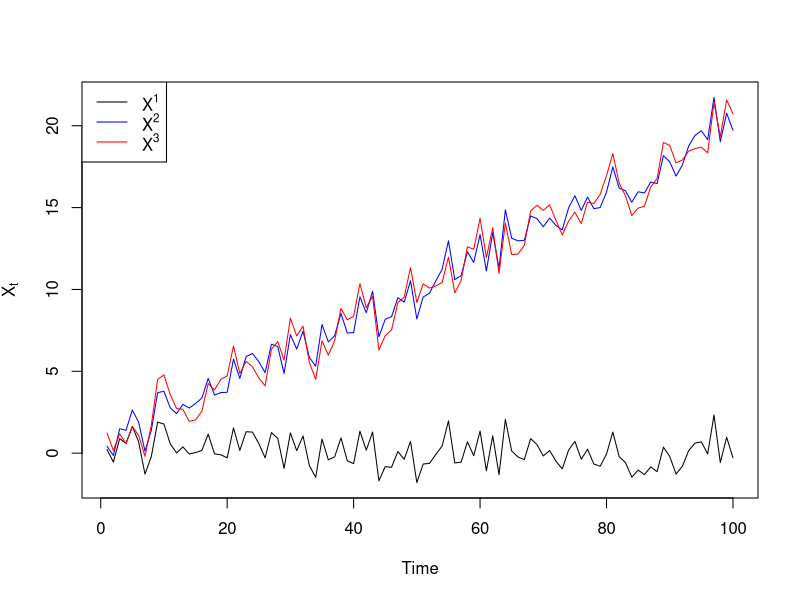
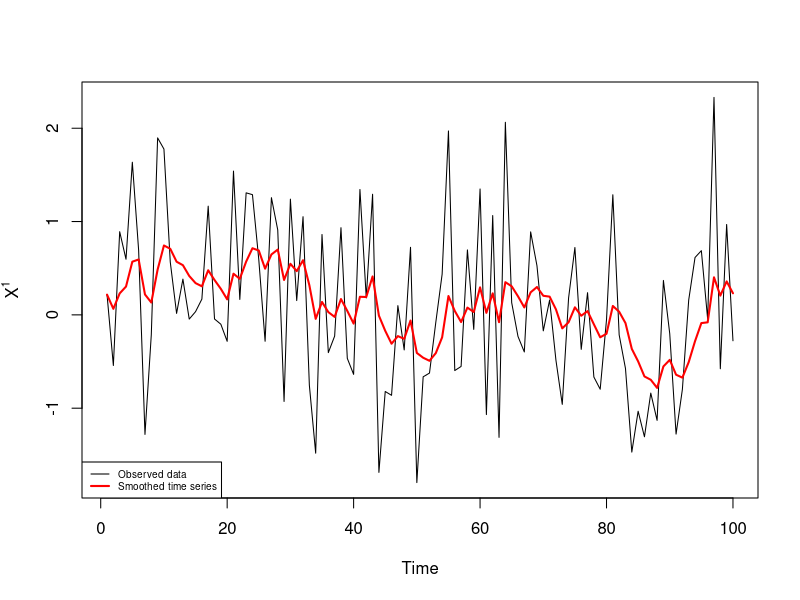
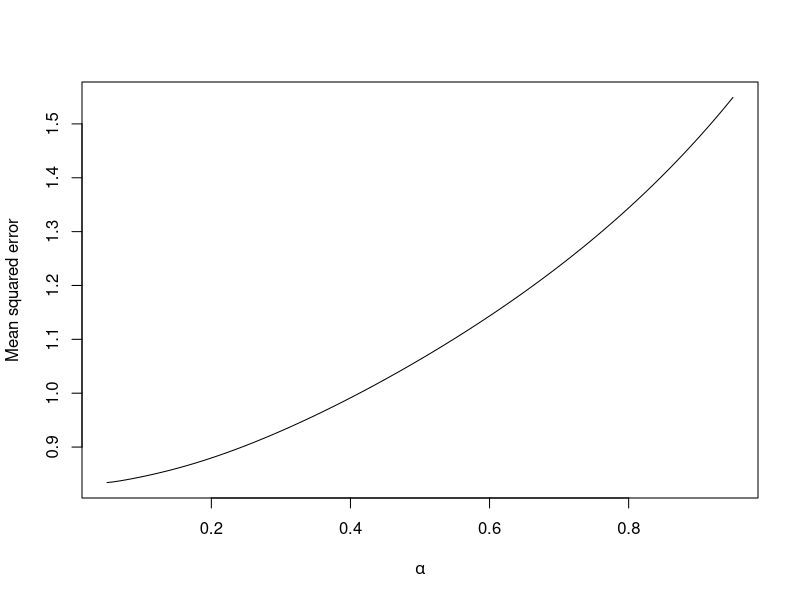
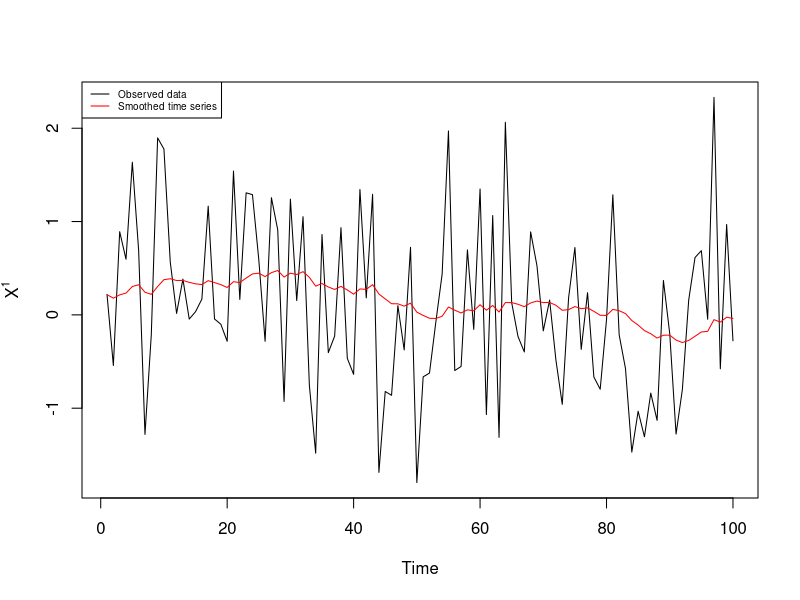
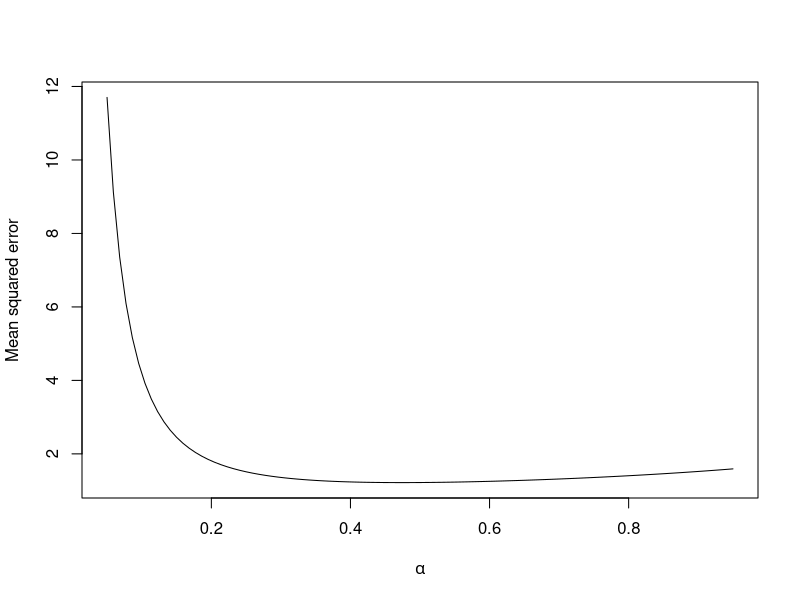
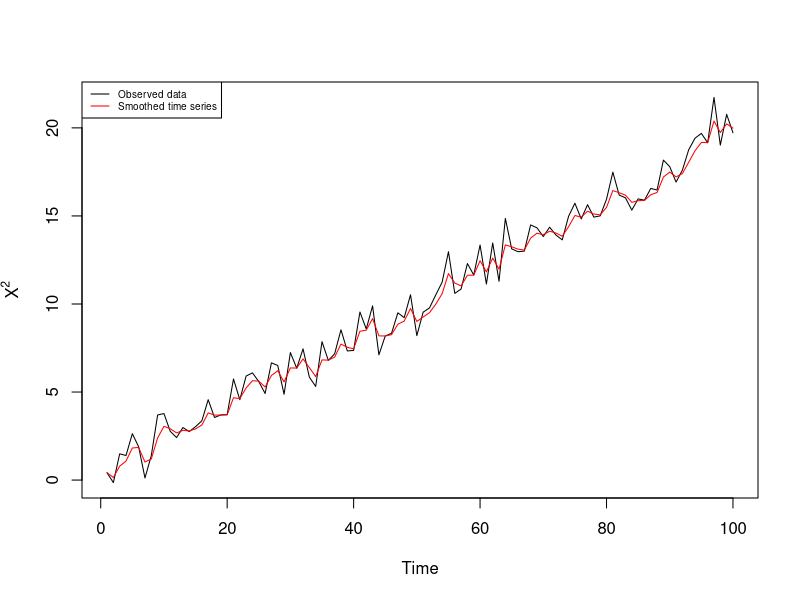
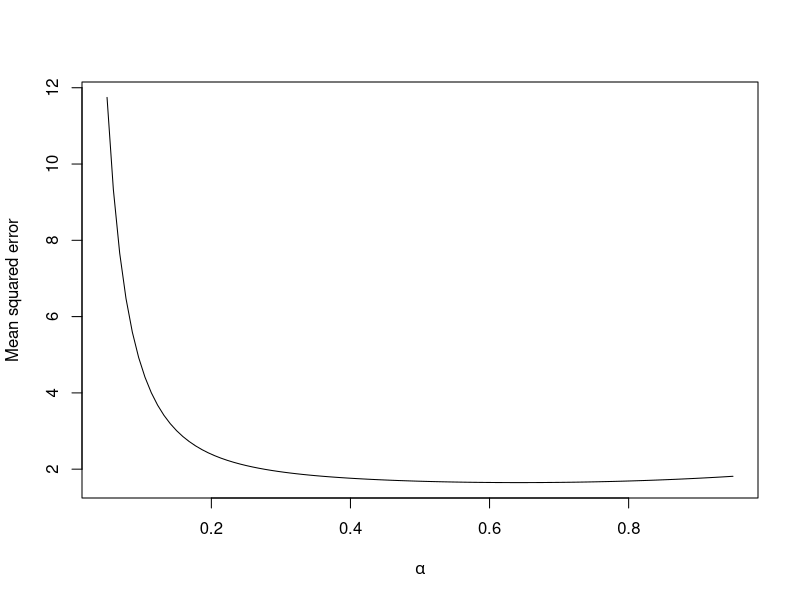
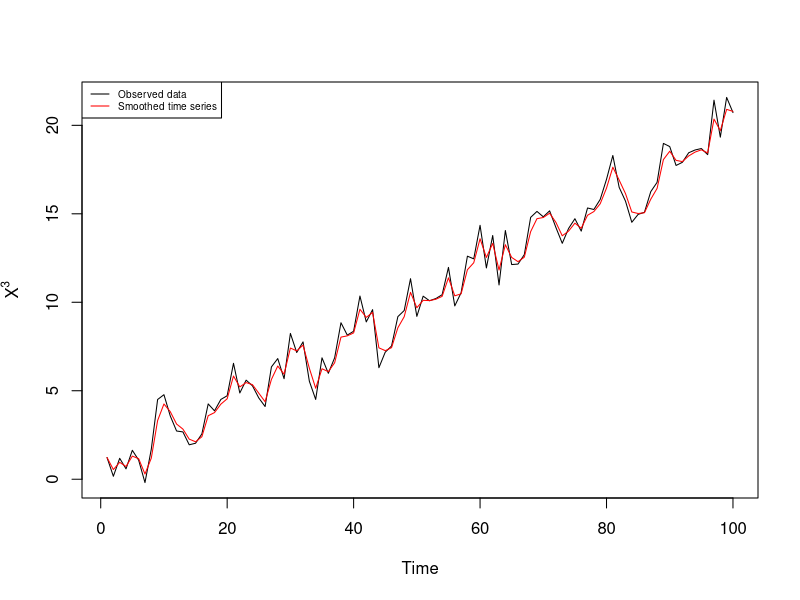

Reproduce these figures in R, in order.
rm(list=objects())

#### Data simulation

set.seed(4) # ensures reproducible results

n = 100
t = 1:n

eps = rnorm(n,0,1)

X1 = eps

X2 = t/5 + eps

s = cos(2*pi*t/10)
X3 = t/5 + s + eps

plot(X1, type='l', ylim=range(X1,X2,X3), xlab="Time", ylab=expression(X[t]))
lines(X2, col='blue')
lines(X3, col='red')
legend("topleft", legend=c(expression(X^1),expression(X^2),expression(X^3)),
       lty=1, col=c("black","blue","red"))

#### Smoothing methods

# /!\ Important /!\
# Recall that ychap_(t+1) is obtained by taking the smoothed value of time t
# Smoothing at time t is forecasting time t+1

ExpSmooth = function(x,alpha)
{
  n = length(x)
  
  # Initialization
  xsmooth = array(NA, dim=n) 
  xsmooth[1] = x[1]
  
  for(i in 2:n)
  {
    xsmooth[i] = alpha*x[i] + (1-alpha)*xsmooth[i-1] 
  }
  
  return(xsmooth)
}

DoubleExpSmooth = function(x,alpha)
{
  n = length(x)
  xsmooth = array(NA, dim=n) 

  # Initialization
  xsmooth[1] = x[1]
  l = array(NA, dim=n) 
  l[1] = x[2]
  b = array(NA, dim=n)
  b[1] = x[2]-x[1]
  
  for(i in 2:n)
  {
    l[i] = xsmooth[i-1] + (1-(1-alpha)^2)*(x[i]-xsmooth[i-1]) 
    # when h=1, xsmooth[i-1] = l[i-1]+b[i-1]
    # xsmooth[i-1] represents xchap_i/(i-1)
    b[i] = b[i-1] + alpha^2*(x[i]-xsmooth[i-1])
    xsmooth[i] = l[i] + b[i] # same comment than 2 lines before
  }
  
  # the following lines of code allow to return multiple objects, stored in a list
  # return() does not allow to return multiple object (e.g. return(b,l) is not possible)
  res = list()
  res$smooth = xsmooth
  res$l = l
  res$b = b
  return(res)
}

DoubleExpSmoothHW=function(x,alpha,beta)
{
  n = length(x)
  xsmooth = x
  
  l = array(NA, dim=n)
  l[1] = x[2]
  b = array(NA, dim=n)
  b[1] = x[2]-x[1]
  
  for(i in 2:n)
  {
    l[i] = alpha*x[i] + (1-alpha)*xsmooth[i-1]
    b[i] = beta*(l[i]-l[i-1]) + (1-beta)*b[i-1]
    xsmooth[i] = l[i] + b[i]
  }
  
  res = list()
  res$smooth = xsmooth
  res$l = l
  res$b = b
  return(res)
}

SeasonalDoubleExpSmooth = function(x,alpha,beta,delta,period)
{
  n = length(x)
  xsmooth = x
  
  l = array(NA, dim=n)
  l[1] = x[2]
  b = array(NA, dim=n)
  b[1] = x[2]-x[1]
  s = array(NA, dim=n)
  s[1] = x[1]
  
  for(i in 2:n)
  {
    l[i] = alpha*(x[i]-s[max(i-period,1)]) + (1-alpha)*(l[i-1]+b[i-1])
    b[i] = beta*(l[i]-l[i-1]) + (1-beta)*b[i-1]
    s[i] = delta*(x[i]-l[i]) + (1-delta)*s[max(i-period,1)]
    xsmooth[i] = l[i] + b[i] + s[i]
  }
  
  res = list()
  res$smooth = xsmooth
  res$l = l
  res$b = b
  res$s = s
  return(res)
}

#### Error functions

mse = function(x,y){
  return(mean((x-y)^2))
}

mse_smoothing_simple = function(true_values, smoothed_values){
  n = length(true_values)
  # we compare what we would have forecasted to what we smooth!
  return(mse(tail(true_values,n-1), head(smoothed_values,n-1))) 
}

mse_smoothing_methods = function(true_values, smoothed_object){
  n = length(true_values)
  return(mse(tail(true_values,n-1), head(smoothed_object$smooth,n-1)))
}

#### Application to our time series: exponential

## X1

alpha = 0.2
X1.smooth = ExpSmooth(X1,alpha)
plot(X1, type='l', xlab="Time", ylab=expression(X^1))
lines(X1.smooth, col='red', lwd=2)
legend("bottomleft", legend=c("Observed data", "Smoothed time series"),
       lty=1, lwd=c(1,2), col=c("black","red"), cex=0.6)

mse_smoothing_simple(X1, X1.smooth)

alpha = seq(0.05,0.95,length=100)

forecast = lapply(alpha, ExpSmooth, x=X1)

erreur = sapply(forecast, mse_smoothing_simple, true_values=X1)
plot(alpha,erreur,type='l',xlab=expression(alpha),ylab="Mean squared error")

X1.smooth = ExpSmooth(X1, alpha[which.min(erreur)])
plot(X1, type='l', xlab="Time", ylab=expression(X^1))
lines(X1.smooth, col='red')
legend("topleft", legend=c("Observed data", "Smoothed time series"),
       lty=1, col=c("black","red"), cex=0.6)

## X2

forecast = lapply(alpha, ExpSmooth, x=X2)

erreur = sapply(forecast, mse_smoothing_simple, true_values=X2)
plot(alpha,erreur,type='l',xlab=expression(alpha),ylab="Mean squared error")

X2.smooth = ExpSmooth(X2, alpha[which.min(erreur)])
plot(X2, type='l', xlab="Time", ylab=expression(X^2))
lines(X2.smooth, col='red')
legend("topleft", legend=c("Observed data", "Smoothed time series"),
       lty=1, col=c("black","red"), cex=0.6)

## X3

forecast = lapply(alpha, ExpSmooth, x=X3)

erreur = sapply(forecast, mse_smoothing_simple, true_values=X3)
plot(alpha,erreur,type='l',xlab=expression(alpha),ylab="Mean squared error")

X3.smooth = ExpSmooth(X3, alpha[which.min(erreur)])
plot(X3, type='l', xlab="Time", ylab=expression(X^3))
lines(X3.smooth, col='red')
legend("topleft", legend=c("Observed data", "Smoothed time series"),
       lty=1, col=c("black","red"), cex=0.6)

#### Application to our time series: double exponential

## X1

forecast = lapply(alpha, DoubleExpSmooth, x=X1)

erreur = sapply(forecast, mse_smoothing_methods, true_values=X1)
plot(alpha,erreur,type='l',xlab=expression(alpha),ylab="Mean squared error")

X1.smooth = DoubleExpSmooth(X1, alpha[which.min(erreur)])
plot(X1, type='l', xlab="Time", ylab=expression(X^1))
lines(X1.smooth$smooth, col='red')
legend("topleft", legend=c("Observed data", "Smoothed time series"),
       lty=1, col=c("black","red"), cex=0.6)

plot(X1.smooth$l, type='l', ylim=range(X1.smooth$l,X1.smooth$b), col='blue',
     xlab='Time', ylab="Components of the double exponential smoothing")
lines(X1.smooth$b, col='red')
legend("topleft", legend=c(expression(l[t]), expression(b[t])),
       lty=1, col=c("blue","red"))

## X2

forecast = lapply(alpha, DoubleExpSmooth, x=X2)

erreur = sapply(forecast, mse_smoothing_methods, true_values=X2)
plot(alpha,erreur,type='l',xlab=expression(alpha),ylab="Mean squared error")

X2.smooth = DoubleExpSmooth(X2, alpha[which.min(erreur)])
plot(X2, type='l', xlab="Time", ylab=expression(X^2))
lines(X2.smooth$smooth, col='red')

plot(X2.smooth$l, type='l', ylim=range(X2.smooth$l,X2.smooth$b), col='blue',
     xlab='Time', ylab="Components of the double exponential smoothing")
lines(X2.smooth$b, col='red', type='l')
legend("topleft", legend=c(expression(l[t]), expression(b[t])),
       lty=1, col=c("blue","red"))

## X3

forecast = lapply(alpha, DoubleExpSmooth, x=X3)

erreur = sapply(forecast, mse_smoothing_methods, true_values=X3)
plot(alpha,erreur,type='l',xlab=expression(alpha),ylab="Mean squared error")

X3.smooth = DoubleExpSmooth(X3, alpha[which.min(erreur)])
plot(X3, type='l', xlab="Time", ylab=expression(X^3))
lines(X3.smooth$smooth, col='red')

plot(X3.smooth$l, type='l', ylim=range(X3.smooth$l,X3.smooth$b), col='blue',
     xlab='Time', ylab="Components of the double exponential smoothing")
lines(X3.smooth$b, col='red', type='l')
legend("topleft", legend=c(expression(l[t]), expression(b[t])),
       lty=1, col=c("blue","red"))

#### Application to our time series: seasonal double exponential

# First draft of parameters: they should be optimized!
alpha = 0.35
beta = 0.2
delta = 0.2
period = 10
X3.seassmooth = SeasonalDoubleExpSmooth(X3, alpha, beta, delta, period)

plot(X3, type='l', xlab="Time", ylab=expression(X^3))
lines(X3.seassmooth$smooth, col='red')

par(mfrow=c(3,1))
plot(X3.seassmooth$b, type='l', xlab="Time", ylab=expression(b[t]), col='red')
plot(X3.seassmooth$l, type='l', xlab="Time", ylab=expression(l[t]), col='blue')
plot(X3.seassmooth$s, type='l', xlab="Time", ylab=expression(s[t]))
par(mfrow=c(1,1))

#### Forecast: X3

## Exponential

last_obs = 80
horizon = 20

plot(1:last_obs, X3[1:last_obs], type="l", xlab="Time", ylab=expression(X^3),
     xlim=c(1,n), ylim=range(X3))
lines((last_obs+1):(last_obs+horizon), X3[(last_obs+1):(last_obs+horizon)], col="red")
legend("topleft", legend=c("Training data", "Forecasting data"), lty=1,
       col=c("black", "red"))

alpha = seq(0.05,0.95,length=100)

smoothing = lapply(alpha, ExpSmooth, x=X3[1:last_obs])

erreur = sapply(smoothing, mse_smoothing_simple, true_values=X3[1:last_obs])

smoothing = ExpSmooth(X3[1:last_obs], alpha[which.min(erreur)])
forecast = c(smoothing, rep(smoothing[last_obs], horizon))

plot(X3, pch=20, ylim=range(X3, forecast), xlab="Time", ylab=expression(X^3))
lines(forecast, col='red', lwd=2)
abline(v=last_obs, lty='dashed')
legend("topleft", legend=c("Observed data", "Smoothed and forecast"), lty=c(NA,1), pch=c(20,NA),
       lwd=c(1,2), col=c("black", "red"))

## Double exponential

smoothing = lapply(alpha, DoubleExpSmooth, x=X3[1:last_obs])

erreur = sapply(smoothing, mse_smoothing_methods, true_values=X3[1:last_obs])

smoothing = DoubleExpSmooth(X3[1:last_obs], alpha[which.min(erreur)])
forecast = c(smoothing$smooth, 
             smoothing$l[last_obs] + smoothing$b[last_obs]*(1:horizon))

plot(X3, pch=20, ylim=range(X3, forecast), xlab="Time", ylab=expression(X^3))
lines(forecast, col='red', lwd=2)
abline(v=last_obs, lty='dashed')
legend("topleft", legend=c("Observed data", "Smoothed and forecast"), lty=c(NA,1), pch=c(20,NA),
       lwd=c(1,2), col=c("black", "red"))

## Seasonal double exponential

alpha = 0.35
beta = 0.2
delta = 0.2
period = 10

smoothing = SeasonalDoubleExpSmooth(X3[1:last_obs], alpha, beta, delta, period)
forecast = c(smoothing$smooth, 
             smoothing$l[last_obs] + smoothing$b[last_obs]*(1:horizon) +
             smoothing$s[last_obs-period+1+(horizon-1)%%period])

plot(X3, pch=20, ylim=range(X3, forecast), xlab="Time", ylab=expression(X^3))
lines(forecast, col='red', lwd=2)
abline(v=last_obs, lty='dashed')
legend("topleft", legend=c("Observed data", "Smoothed and forecast"), lty=c(NA,1), pch=c(20,NA),
       lwd=c(1,2), col=c("black", "red"))
